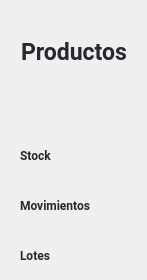
               <widget class="QWidget" name="product_subpage">
                <widget class="QLabel" name="label_7">
                 <property name="geometry">
                  <rect>
                   <x>10</x>
                   <y>32</y>
                   <width>128</width>
                   <height>40</height>
                  </rect>
                 </property>
                 <property name="minimumSize">
                  <size>
                   <width>128</width>
                   <height>0</height>
                  </size>
                 </property>
                 <property name="maximumSize">
                  <size>
                   <width>120</width>
                   <height>40</height>
                  </size>
                 </property>
                 <property name="font">
                  <font>
                   <family>Roboto</family>
                   <pointsize>17</pointsize>
                   <weight>75</weight>
                   <bold>true</bold>
                  </font>
                 </property>
                 <property name="styleSheet">
                  <string notr="true">color: #282830 ;
</string>
                 </property>
                 <property name="text">
                  <string>Productos</string>
                 </property>
                 <property name="alignment">
                  <set>Qt::AlignCenter</set>
                 </property>
                </widget>
                <widget class="QPushButton" name="products_btn_stock">
                 <property name="geometry">
                  <rect>
                   <x>20</x>
                   <y>140</y>
                   <width>51</width>
                   <height>31</height>
                  </rect>
                 </property>
                 <property name="font">
                  <font>
                   <family>Roboto</family>
                   <pointsize>9</pointsize>
                   <weight>75</weight>
                   <bold>true</bold>
                  </font>
                 </property>
                 <property name="cursor">
                  <cursorShape>PointingHandCursor</cursorShape>
                 </property>
                 <property name="styleSheet">
                  <string notr="true">QPushButton{
border:none;
font-family: Roboto;
border-radius:5px;
text-align: left;
color: #282830 ;


}

QPushButton:hover{
	background-color: rgba(105, 105, 226, 50);
}</string>
                 </property>
                 <property name="text">
                  <string>Stock</string>
                 </property>
                 <property name="iconSize">
                  <size>
                   <width>30</width>
                   <height>30</height>
                  </size>
                 </property>
                </widget>
                <widget class="QPushButton" name="products_btn_movimiento">
                 <property name="geometry">
                  <rect>
                   <x>20</x>
                   <y>190</y>
                   <width>81</width>
                   <height>31</height>
                  </rect>
                 </property>
                 <property name="font">
                  <font>
                   <family>Roboto</family>
                   <pointsize>9</pointsize>
                   <weight>75</weight>
                   <bold>true</bold>
                  </font>
                 </property>
                 <property name="cursor">
                  <cursorShape>PointingHandCursor</cursorShape>
                 </property>
                 <property name="styleSheet">
                  <string notr="true">QPushButton{
border:none;
font-family: Roboto;
text-align:left;
color: #282830 ;
border-radius:5px;


}

QPushButton:hover{
	background-color: rgba(105, 105, 226, 50);
}

QPushButton:focus{
	background-color: rgba(105, 105, 226, 50);
}</string>
                 </property>
                 <property name="text">
                  <string>Movimientos</string>
                 </property>
                 <property name="iconSize">
                  <size>
                   <width>30</width>
                   <height>35</height>
                  </size>
                 </property>
                </widget>
                <widget class="QPushButton" name="products_btn_lotes">
                 <property name="geometry">
                  <rect>
                   <x>20</x>
                   <y>240</y>
                   <width>41</width>
                   <height>31</height>
                  </rect>
                 </property>
                 <property name="font">
                  <font>
                   <family>Roboto</family>
                   <pointsize>9</pointsize>
                   <weight>75</weight>
                   <bold>true</bold>
                  </font>
                 </property>
                 <property name="cursor">
                  <cursorShape>PointingHandCursor</cursorShape>
                 </property>
                 <property name="styleSheet">
                  <string notr="true">QPushButton{
border:none;
font-family: Roboto;
text-align:left;
color: #282830 ;
border-radius:5px;


}

QPushButton:hover{
	background-color: rgba(105, 105, 226, 50);
}</string>
                 </property>
                 <property name="text">
                  <string>Lotes</string>
                 </property>
                 <property name="iconSize">
                  <size>
                   <width>30</width>
                   <height>35</height>
                  </size>
                 </property>
                </widget>
               </widget>
